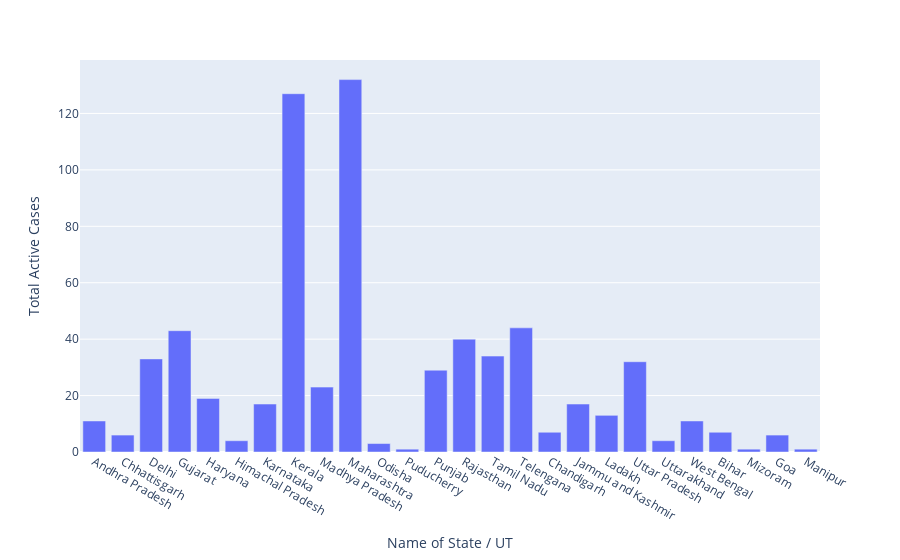

Notebook code cell kept with this figure:
### Markdown cell above
# PLotly Express

### Code cell
px.bar(df, x='Name of State / UT', y='Total Active Cases') #px is a wrapper of plotly and plotly works behind plotly express hence px is better.

### Figure 1 — Plotly figure (JSON) as saved in the notebook; plotly's stock layout.template omitted (floating-point values rounded to 4 significant figures)
{"data": [{"alignmentgroup": "True", "hovertemplate": "Name of State / UT=%{x}<br>Total Active Cases=%{y}<extra></extra>", "legendgroup": "", "marker": {"color": "#636efa"}, "name": "", "offsetgroup": "", "orientation": "v", "showlegend": false, "textposition": "auto", "type": "bar", "x": ["Andhra Pradesh", "Chhattisgarh", "Delhi", "Gujarat", "Haryana", "Himachal Pradesh", "Karnataka", "Kerala", "Madhya Pradesh", "Maharashtra", "Odisha", "Puducherry", "Punjab", "Rajasthan", "Tamil Nadu", "Telengana", "Chandigarh", "Jammu and Kashmir", "Ladakh", "Uttar Pradesh", "Uttarakhand", "West Bengal", "Bihar", "Mizoram", "Goa", "Manipur"], "xaxis": "x", "y": [11, 6, 33, 43, 19, 4, 17, 127, 23, 132, 3, 1, 29, 40, 34, 44, 7, 17, 13, 32, 4, 11, 7, 1, 6, 1], "yaxis": "y"}], "layout": {"barmode": "relative", "legend": {"tracegroupgap": 0}, "margin": {"t": 60}, "xaxis": {"anchor": "y", "domain": [0, 1], "title": {"text": "Name of State / UT"}}, "yaxis": {"anchor": "x", "domain": [0, 1], "title": {"text": "Total Active Cases"}}}}
